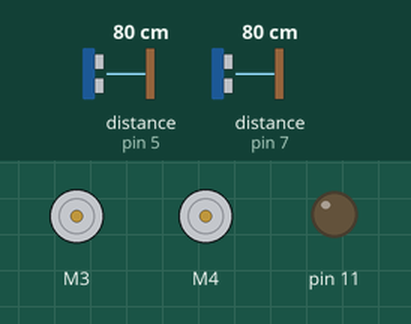
The sketch below on a simulated Arduino Uno, built with avr-gcc and run on an emulated ATmega328P. Shown: 2 × DC motor (green arrow = forward, orange = backward, longer = faster), output pins drawn as LEDs (lit = HIGH). The inputs (shaded band) are chosen by the test bench; at power-on: distance to the obstacle (sensors on pin 7, pin 5) 80 cm.

Above: at 1.7 s.
1.8 s: distance to the obstacle (sensor on pin 7) set to 30 cm
3.3 s: distance to the obstacle (sensor on pin 7) set to 25 cm
At 4.4 s:
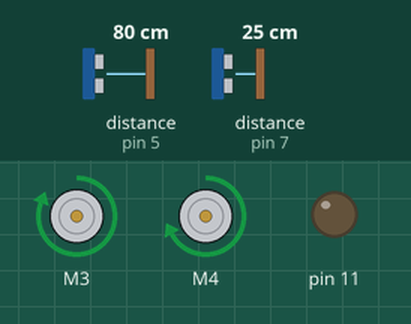
Timing chart, 0 to 6.3 s (numbered marks = the images above; inputs shaded):
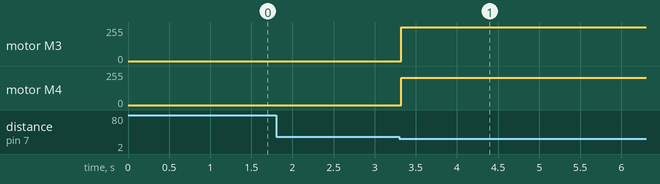

Measured:
- the behaviour switches between 28 and 27 cm on distance to the obstacle (sensor on pin 7) (found by bisection; images 0 and 1)
- after the input at 1.8 s, every drawn part: stays the same
- after the input at 3.3 s, motor M3: stopped → forward 255/255 at once; motor M4: stopped → forward 205/255 at once

The sketch:

Test_followLeftWall2_TESTPROJECT.ino
```cpp
#include <Adafruit_MotorShield.h>
#include <Wire.h>
#include <Angus_Lib.h>

void setup() {
  // put your setup code here, to run once:
  initialize();
  digitalWrite(13,HIGH);
  delay(500);
  digitalWrite(13,LOW);
  Serial.begin(9600);

}

bool done = false;

void loop() {
  // put your main code here, to run repeatedly:

 followLeftWall2(DEFAULT_FAR_THRESHOLD,DEFAULT_NEAR_THRESHOLD, DEFAULT_SPEED);
}
```
